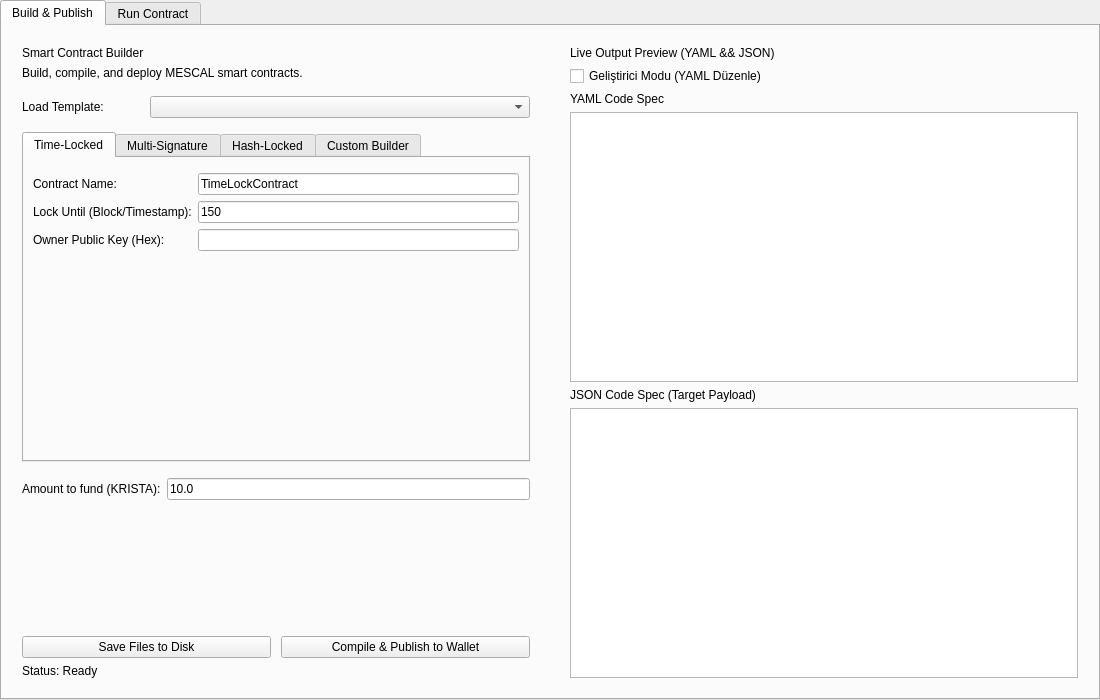
<?xml version="1.0" encoding="UTF-8"?>
<ui version="4.0">
 <class>SmartContractWidget</class>
 <widget class="QWidget" name="SmartContractWidget">
  <property name="geometry">
   <rect>
    <x>0</x>
    <y>0</y>
    <width>1100</width>
    <height>700</height>
   </rect>
  </property>
  <property name="windowTitle">
   <string>Smart Contract</string>
  </property>
  <layout class="QVBoxLayout" name="verticalLayout_Root">
   <property name="spacing">
    <number>0</number>
   </property>
   <property name="leftMargin">
    <number>0</number>
   </property>
   <property name="topMargin">
    <number>0</number>
   </property>
   <property name="rightMargin">
    <number>0</number>
   </property>
   <property name="bottomMargin">
    <number>0</number>
   </property>
   <item>
    <!-- Top-level mode switcher tabs -->
    <widget class="QTabWidget" name="tabWidgetMode">
     <property name="tabPosition">
      <enum>QTabWidget::North</enum>
     </property>
     <property name="currentIndex">
      <number>0</number>
     </property>

     <!-- ═══════════════════════════════════════
          TAB 1 : BUILD & PUBLISH
          ═══════════════════════════════════════ -->
     <widget class="QWidget" name="tabBuild">
      <attribute name="title">
       <string>Build &amp;&amp; Publish</string>
      </attribute>
      <layout class="QHBoxLayout" name="horizontalLayout_Build">
       <property name="spacing">
        <number>0</number>
       </property>
       <property name="leftMargin">
        <number>0</number>
       </property>
       <property name="topMargin">
        <number>0</number>
       </property>
       <property name="rightMargin">
        <number>0</number>
       </property>
       <property name="bottomMargin">
        <number>0</number>
       </property>

       <!-- LEFT: builder form -->
       <item>
        <widget class="QFrame" name="left">
         <layout class="QVBoxLayout" name="verticalLayout_Left">
          <property name="leftMargin">
           <number>20</number>
          </property>
          <property name="topMargin">
           <number>20</number>
          </property>
          <property name="rightMargin">
           <number>20</number>
          </property>
          <property name="bottomMargin">
           <number>20</number>
          </property>

          <item>
           <widget class="QLabel" name="labelTitle">
            <property name="textFormat">
             <enum>Qt::PlainText</enum>
            </property>
            <property name="text">
             <string>Smart Contract Builder</string>
            </property>
           </widget>
          </item>

          <item>
           <widget class="QLabel" name="labelSubtitle1">
            <property name="text">
             <string>Build, compile, and deploy MESCAL smart contracts.</string>
            </property>
           </widget>
          </item>

          <item>
           <spacer name="verticalSpacer_1">
            <property name="orientation">
             <enum>Qt::Vertical</enum>
            </property>
            <property name="sizeType">
             <enum>QSizePolicy::Fixed</enum>
            </property>
            <property name="sizeHint" stdset="0">
             <size>
              <width>20</width>
              <height>10</height>
             </size>
            </property>
           </spacer>
          </item>

          <!-- Template Selector -->
          <item>
           <layout class="QHBoxLayout" name="horizontalLayout_Templates">
            <property name="spacing">
             <number>8</number>
            </property>
            <item>
             <widget class="QLabel" name="lblSelectTemplate">
              <property name="text">
               <string>Load Template:</string>
              </property>
              <property name="minimumSize">
               <size>
                <width>120</width>
                <height>0</height>
               </size>
              </property>
             </widget>
            </item>
            <item>
             <widget class="QComboBox" name="comboTemplates">
              <property name="sizePolicy">
               <sizepolicy hsizetype="Expanding" vsizetype="Fixed">
                <horstretch>1</horstretch>
                <verstretch>0</verstretch>
               </sizepolicy>
              </property>
              <property name="toolTip">
               <string>Select a pre-built MESCAL smart contract template to learn or modify</string>
              </property>
             </widget>
            </item>
           </layout>
          </item>

          <item>
           <spacer name="verticalSpacer_template">
            <property name="orientation">
             <enum>Qt::Vertical</enum>
            </property>
            <property name="sizeType">
             <enum>QSizePolicy::Fixed</enum>
            </property>
            <property name="sizeHint" stdset="0">
             <size>
              <width>20</width>
              <height>8</height>
             </size>
            </property>
           </spacer>
          </item>

          <!-- Contract type tabs -->
          <item>
           <widget class="QTabWidget" name="tabWidget">
            <property name="currentIndex">
             <number>0</number>
            </property>

            <!-- Time-Locked -->
            <widget class="QWidget" name="tabTimeLock">
             <attribute name="title">
              <string>Time-Locked</string>
             </attribute>
             <layout class="QFormLayout" name="formLayout_TimeLock">
              <property name="leftMargin">
               <number>-1</number>
              </property>
              <property name="topMargin">
               <number>15</number>
              </property>
              <property name="fieldGrowthPolicy">
               <enum>QFormLayout::AllNonFixedFieldsGrow</enum>
              </property>
              <item row="0" column="0">
               <widget class="QLabel" name="lblTLName">
                <property name="text">
                 <string>Contract Name:</string>
                </property>
               </widget>
              </item>
              <item row="0" column="1">
               <widget class="QLineEdit" name="lineEditNameTimeLock">
                <property name="text">
                 <string>TimeLockContract</string>
                </property>
               </widget>
              </item>
              <item row="1" column="0">
               <widget class="QLabel" name="lblTLExpiry">
                <property name="text">
                 <string>Lock Until (Block/Timestamp):</string>
                </property>
               </widget>
              </item>
              <item row="1" column="1">
               <widget class="QLineEdit" name="lineEditExpiryTimeLock">
                <property name="text">
                 <string>150</string>
                </property>
               </widget>
              </item>
              <item row="2" column="0">
               <widget class="QLabel" name="lblTLPubkey">
                <property name="text">
                 <string>Owner Public Key (Hex):</string>
                </property>
               </widget>
              </item>
              <item row="2" column="1">
               <widget class="QLineEdit" name="lineEditPubkeyTimeLock"/>
              </item>
             </layout>
            </widget>

            <!-- Multi-Signature -->
            <widget class="QWidget" name="tabMultiSig">
             <attribute name="title">
              <string>Multi-Signature</string>
             </attribute>
             <layout class="QFormLayout" name="formLayout_MultiSig">
              <property name="leftMargin">
               <number>-1</number>
              </property>
              <property name="topMargin">
               <number>15</number>
              </property>
              <item row="0" column="0">
               <widget class="QLabel" name="lblMSName">
                <property name="text">
                 <string>Contract Name:</string>
                </property>
               </widget>
              </item>
              <item row="0" column="1">
               <widget class="QLineEdit" name="lineEditNameMultiSig">
                <property name="text">
                 <string>MultiSigContract</string>
                </property>
               </widget>
              </item>
              <item row="1" column="0">
               <widget class="QLabel" name="lblMSN">
                <property name="text">
                 <string>Total Keys (n):</string>
                </property>
               </widget>
              </item>
              <item row="1" column="1">
               <widget class="QLineEdit" name="lineEditNMultiSig">
                <property name="text">
                 <string>3</string>
                </property>
               </widget>
              </item>
              <item row="2" column="0">
               <widget class="QLabel" name="lblMSM">
                <property name="text">
                 <string>Required Signatures (m):</string>
                </property>
               </widget>
              </item>
              <item row="2" column="1">
               <widget class="QLineEdit" name="lineEditMMultiSig">
                <property name="text">
                 <string>2</string>
                </property>
               </widget>
              </item>
              <item row="3" column="0">
               <widget class="QLabel" name="lblMSKeys">
                <property name="text">
                 <string>Public Keys (one per line):</string>
                </property>
               </widget>
              </item>
              <item row="3" column="1">
               <widget class="QPlainTextEdit" name="plainTextEditKeysMultiSig"/>
              </item>
             </layout>
            </widget>

            <!-- Hash-Locked -->
            <widget class="QWidget" name="tabHashLock">
             <attribute name="title">
              <string>Hash-Locked</string>
             </attribute>
             <layout class="QFormLayout" name="formLayout_HashLock">
              <property name="leftMargin">
               <number>-1</number>
              </property>
              <property name="topMargin">
               <number>15</number>
              </property>
              <item row="0" column="0">
               <widget class="QLabel" name="lblHLName">
                <property name="text">
                 <string>Contract Name:</string>
                </property>
               </widget>
              </item>
              <item row="0" column="1">
               <widget class="QLineEdit" name="lineEditNameHashLock">
                <property name="text">
                 <string>HashLockContract</string>
                </property>
               </widget>
              </item>
              <item row="1" column="0">
               <widget class="QLabel" name="lblHLHash">
                <property name="text">
                 <string>Hash160 of Preimage (Hex):</string>
                </property>
               </widget>
              </item>
              <item row="1" column="1">
               <widget class="QLineEdit" name="lineEditHashHashLock"/>
              </item>
              <item row="2" column="0">
               <widget class="QLabel" name="lblHLPubkey">
                <property name="text">
                 <string>Recipient Pubkey (Hex):</string>
                </property>
               </widget>
              </item>
              <item row="2" column="1">
               <widget class="QLineEdit" name="lineEditPubkeyHashLock"/>
              </item>
             </layout>
            </widget>

            <!-- Custom / Gelişmiş Tasarımcı -->
            <widget class="QWidget" name="tabCustom">
             <attribute name="title">
              <string>Custom Builder</string>
             </attribute>
             <layout class="QVBoxLayout" name="verticalLayout_Custom">
              <property name="spacing">
               <number>8</number>
              </property>
              <property name="topMargin">
               <number>15</number>
              </property>
              <property name="leftMargin">
               <number>0</number>
              </property>
              <property name="rightMargin">
               <number>0</number>
              </property>
              <property name="bottomMargin">
               <number>0</number>
              </property>
              <item>
               <widget class="QTreeWidget" name="treeCustomActions">
                <property name="columnCount">
                 <number>2</number>
                </property>
                <column>
                 <property name="text">
                  <string>Step / Role</string>
                 </property>
                </column>
                <column>
                 <property name="text">
                  <string>Details</string>
                 </property>
                </column>
               </widget>
              </item>
              <item>
               <layout class="QHBoxLayout" name="horizontalLayout_CustomButtons">
                <property name="spacing">
                 <number>6</number>
                </property>
                <item>
                 <widget class="QPushButton" name="btnAddAction">
                  <property name="text">
                   <string>+ Add Step</string>
                  </property>
                 </widget>
                </item>
                <item>
                 <widget class="QPushButton" name="btnRemoveAction">
                  <property name="text">
                   <string>- Remove</string>
                  </property>
                 </widget>
                </item>
                <item>
                 <widget class="QPushButton" name="btnMoveActionUp">
                  <property name="text">
                   <string>↑ Up</string>
                  </property>
                 </widget>
                </item>
                <item>
                 <widget class="QPushButton" name="btnMoveActionDown">
                  <property name="text">
                   <string>↓ Down</string>
                  </property>
                 </widget>
                </item>
               </layout>
              </item>
              <item>
               <widget class="QPushButton" name="btnOpenVisualDesigner">
                <property name="text">
                 <string>Open Visual Designer</string>
                </property>
               </widget>
              </item>
             </layout>
            </widget>

           </widget>
          </item>

          <!-- Amount -->
          <item>
           <spacer name="verticalSpacer_2">
            <property name="orientation">
             <enum>Qt::Vertical</enum>
            </property>
            <property name="sizeType">
             <enum>QSizePolicy::Fixed</enum>
            </property>
            <property name="sizeHint" stdset="0">
             <size>
              <width>20</width>
              <height>10</height>
             </size>
            </property>
           </spacer>
          </item>

          <item>
           <layout class="QHBoxLayout" name="horizontalLayout_Amount">
            <item>
             <widget class="QLabel" name="labelAmount">
              <property name="text">
               <string>Amount to fund (KRISTA):</string>
              </property>
             </widget>
            </item>
            <item>
             <widget class="QLineEdit" name="lineEditAmount">
              <property name="text">
               <string>10.0</string>
              </property>
             </widget>
            </item>
           </layout>
          </item>

          <item>
           <spacer name="verticalSpacer_3">
            <property name="orientation">
             <enum>Qt::Vertical</enum>
            </property>
            <property name="sizeHint" stdset="0">
             <size>
              <width>20</width>
              <height>40</height>
             </size>
            </property>
           </spacer>
          </item>

          <!-- Action buttons -->
          <item>
           <layout class="QHBoxLayout" name="horizontalLayout_Actions">
            <property name="spacing">
             <number>10</number>
            </property>
            <item>
             <widget class="QPushButton" name="btnSave">
              <property name="text">
               <string>Save Files to Disk</string>
              </property>
             </widget>
            </item>
            <item>
             <widget class="QPushButton" name="btnPublish">
              <property name="text">
               <string>Compile &amp;&amp; Publish to Wallet</string>
              </property>
             </widget>
            </item>
           </layout>
          </item>

          <item>
           <widget class="QLabel" name="labelStatus">
            <property name="text">
             <string>Status: Ready</string>
            </property>
            <property name="wordWrap">
             <bool>true</bool>
            </property>
           </widget>
          </item>

         </layout>
        </widget>
       </item>

       <!-- RIGHT: YAML / JSON preview -->
       <item>
        <widget class="QFrame" name="right">
         <layout class="QVBoxLayout" name="verticalLayout_Right">
          <property name="leftMargin">
           <number>20</number>
          </property>
          <property name="topMargin">
           <number>20</number>
          </property>
          <property name="rightMargin">
           <number>20</number>
          </property>
          <property name="bottomMargin">
           <number>20</number>
          </property>
          <item>
           <widget class="QLabel" name="labelTitleRight">
            <property name="text">
             <string>Live Output Preview (YAML &amp;&amp; JSON)</string>
            </property>
           </widget>
          </item>
          <item>
           <widget class="QCheckBox" name="cbDeveloperMode">
            <property name="text">
             <string>Geliştirici Modu (YAML Düzenle)</string>
            </property>
           </widget>
          </item>
          <item>
           <widget class="QLabel" name="lblYAML">
            <property name="text">
             <string>YAML Code Spec</string>
            </property>
           </widget>
          </item>
          <item>
           <widget class="QTextEdit" name="textEditYAML">
            <property name="readOnly">
             <bool>true</bool>
            </property>
           </widget>
          </item>
          <item>
           <widget class="QLabel" name="lblJSON">
            <property name="text">
             <string>JSON Code Spec (Target Payload)</string>
            </property>
           </widget>
          </item>
          <item>
           <widget class="QTextEdit" name="textEditJSON">
            <property name="readOnly">
             <bool>true</bool>
            </property>
           </widget>
          </item>
         </layout>
        </widget>
       </item>

      </layout>
     </widget>
     <!-- end tabBuild -->

     <!-- ═══════════════════════════════════════
          TAB 2 : RUN CONTRACT
          ═══════════════════════════════════════ -->
     <widget class="QWidget" name="tabRun">
      <attribute name="title">
       <string>Run Contract</string>
      </attribute>
      <layout class="QHBoxLayout" name="horizontalLayout_Run">
       <property name="spacing">
        <number>0</number>
       </property>
       <property name="leftMargin">
        <number>0</number>
       </property>
       <property name="topMargin">
        <number>0</number>
       </property>
       <property name="rightMargin">
        <number>0</number>
       </property>
       <property name="bottomMargin">
        <number>0</number>
       </property>

       <!-- LEFT: selector + unlock params + run -->
       <item>
        <widget class="QFrame" name="runLeft">
         <layout class="QVBoxLayout" name="verticalLayout_RunLeft">
          <property name="leftMargin">
           <number>20</number>
          </property>
          <property name="topMargin">
           <number>20</number>
          </property>
          <property name="rightMargin">
           <number>20</number>
          </property>
          <property name="bottomMargin">
           <number>20</number>
          </property>

          <item>
           <widget class="QLabel" name="labelRunTitle">
            <property name="text">
             <string>Run Contract</string>
            </property>
           </widget>
          </item>

          <item>
           <widget class="QLabel" name="labelRunSubtitle">
            <property name="text">
             <string>Select an unspent contract UTXO from your wallet and provide the unlock parameters to spend it.</string>
            </property>
            <property name="wordWrap">
             <bool>true</bool>
            </property>
           </widget>
          </item>

          <item>
           <spacer name="verticalSpacer_Run1">
            <property name="orientation">
             <enum>Qt::Vertical</enum>
            </property>
            <property name="sizeType">
             <enum>QSizePolicy::Fixed</enum>
            </property>
            <property name="sizeHint" stdset="0">
             <size>
              <width>20</width>
              <height>12</height>
             </size>
            </property>
           </spacer>
          </item>

          <!-- Contract selector row -->
          <item>
           <layout class="QHBoxLayout" name="horizontalLayout_ContractSelect">
            <property name="spacing">
             <number>8</number>
            </property>
            <item>
             <widget class="QLabel" name="lblSelectContract">
              <property name="text">
               <string>Select Contract:</string>
              </property>
              <property name="minimumSize">
               <size>
                <width>120</width>
                <height>0</height>
               </size>
              </property>
             </widget>
            </item>
            <item>
             <widget class="QComboBox" name="comboContracts">
              <property name="sizePolicy">
               <sizepolicy hsizetype="Expanding" vsizetype="Fixed">
                <horstretch>1</horstretch>
                <verstretch>0</verstretch>
               </sizepolicy>
              </property>
              <property name="toolTip">
               <string>Unspent contract UTXOs found in your wallet</string>
              </property>
             </widget>
            </item>
            <item>
             <widget class="QPushButton" name="btnRefreshContracts">
              <property name="text">
               <string>Refresh</string>
              </property>
              <property name="toolTip">
               <string>Scan wallet for unspent contract UTXOs</string>
              </property>
              <property name="maximumSize">
               <size>
                <width>80</width>
                <height>16777215</height>
               </size>
              </property>
             </widget>
            </item>
           </layout>
          </item>

          <!-- Recipient address row -->
          <item>
           <spacer name="verticalSpacer_Run2">
            <property name="orientation">
             <enum>Qt::Vertical</enum>
            </property>
            <property name="sizeType">
             <enum>QSizePolicy::Fixed</enum>
            </property>
            <property name="sizeHint" stdset="0">
             <size>
              <width>20</width>
              <height>10</height>
             </size>
            </property>
           </spacer>
          </item>

          <item>
           <layout class="QHBoxLayout" name="horizontalLayout_RecipAddr">
            <property name="spacing">
             <number>8</number>
            </property>
            <item>
             <widget class="QLabel" name="lblRecipAddr">
              <property name="text">
               <string>Send Funds To:</string>
              </property>
              <property name="minimumSize">
               <size>
                <width>120</width>
                <height>0</height>
               </size>
              </property>
             </widget>
            </item>
            <item>
             <widget class="QLineEdit" name="lineEditRecipAddr">
              <property name="placeholderText">
               <string>Recipient KRISTA address</string>
              </property>
             </widget>
            </item>
           </layout>
          </item>

          <!-- Separator label: Unlock Parameters -->
          <item>
           <spacer name="verticalSpacer_Run3">
            <property name="orientation">
             <enum>Qt::Vertical</enum>
            </property>
            <property name="sizeType">
             <enum>QSizePolicy::Fixed</enum>
            </property>
            <property name="sizeHint" stdset="0">
             <size>
              <width>20</width>
              <height>14</height>
             </size>
            </property>
           </spacer>
          </item>

          <item>
           <widget class="QLabel" name="lblUnlockParams">
            <property name="text">
             <string>Unlock Parameters</string>
            </property>
           </widget>
          </item>

          <item>
           <widget class="QLabel" name="lblAutoSignStatus">
            <property name="text">
             <string></string>
            </property>
            <property name="wordWrap">
             <bool>true</bool>
            </property>
           </widget>
          </item>

          <!-- Unlock param 1: signature / preimage -->
          <item>
           <layout class="QHBoxLayout" name="horizontalLayout_Param1">
            <property name="spacing">
             <number>8</number>
            </property>
            <item>
             <widget class="QLabel" name="lblParam1">
              <property name="text">
               <string>Signature (hex):</string>
              </property>
              <property name="minimumSize">
               <size>
                <width>120</width>
                <height>0</height>
               </size>
              </property>
             </widget>
            </item>
            <item>
             <widget class="QLineEdit" name="lineEditParam1">
              <property name="placeholderText">
               <string>DER-encoded signature or preimage (hex)</string>
              </property>
             </widget>
            </item>
           </layout>
          </item>

          <!-- Unlock param 2: pubkey -->
          <item>
           <layout class="QHBoxLayout" name="horizontalLayout_Param2">
            <property name="spacing">
             <number>8</number>
            </property>
            <item>
             <widget class="QLabel" name="lblParam2">
              <property name="text">
               <string>Public Key (hex):</string>
              </property>
              <property name="minimumSize">
               <size>
                <width>120</width>
                <height>0</height>
               </size>
              </property>
             </widget>
            </item>
            <item>
             <widget class="QLineEdit" name="lineEditParam2">
              <property name="placeholderText">
               <string>Compressed public key (hex, for sig-check contracts)</string>
              </property>
             </widget>
            </item>
           </layout>
          </item>

          <!-- Extra signatures for multisig -->
          <item>
           <layout class="QHBoxLayout" name="horizontalLayout_Param3">
            <property name="spacing">
             <number>8</number>
            </property>
            <item>
             <widget class="QLabel" name="lblParam3">
              <property name="text">
               <string>Extra Sigs (one per line):</string>
              </property>
              <property name="minimumSize">
               <size>
                <width>120</width>
                <height>0</height>
               </size>
              </property>
             </widget>
            </item>
            <item>
             <widget class="QPlainTextEdit" name="plainTextExtraSigs">
              <property name="maximumSize">
               <size>
                <width>16777215</width>
                <height>70</height>
               </size>
              </property>
              <property name="placeholderText">
               <string>Additional DER signatures for multi-sig (one hex per line)</string>
              </property>
             </widget>
            </item>
           </layout>
          </item>

          <item>
           <spacer name="verticalSpacer_Run4">
            <property name="orientation">
             <enum>Qt::Vertical</enum>
            </property>
            <property name="sizeHint" stdset="0">
             <size>
              <width>20</width>
              <height>40</height>
             </size>
            </property>
           </spacer>
          </item>

          <!-- Run button + status -->
          <item>
           <widget class="QPushButton" name="btnRunContract">
            <property name="text">
             <string>Run Contract (Spend UTXO)</string>
            </property>
           </widget>
          </item>

          <item>
           <widget class="QLabel" name="labelRunStatus">
            <property name="text">
             <string>Status: Select a contract to begin.</string>
            </property>
            <property name="wordWrap">
             <bool>true</bool>
            </property>
           </widget>
          </item>

         </layout>
        </widget>
       </item>

       <!-- RIGHT: decompiled contract info -->
       <item>
        <widget class="QFrame" name="runRight">
         <layout class="QVBoxLayout" name="verticalLayout_RunRight">
          <property name="leftMargin">
           <number>20</number>
          </property>
          <property name="topMargin">
           <number>20</number>
          </property>
          <property name="rightMargin">
           <number>20</number>
          </property>
          <property name="bottomMargin">
           <number>20</number>
          </property>

          <item>
           <widget class="QLabel" name="labelRunRightTitle">
            <property name="text">
             <string>Contract Details</string>
            </property>
           </widget>
          </item>

          <!-- UTXO info strip -->
          <item>
           <widget class="QFrame" name="frameUtxoInfo">
            <property name="frameShape">
             <enum>QFrame::StyledPanel</enum>
            </property>
            <layout class="QFormLayout" name="formLayoutUtxo">
             <property name="leftMargin">
              <number>10</number>
             </property>
             <property name="topMargin">
              <number>8</number>
             </property>
             <property name="rightMargin">
              <number>10</number>
             </property>
             <property name="bottomMargin">
              <number>8</number>
             </property>
             <item row="0" column="0">
              <widget class="QLabel" name="lblUtxoTxId">
               <property name="text">
                <string>TxID:</string>
               </property>
              </widget>
             </item>
             <item row="0" column="1">
              <widget class="QLabel" name="labelUtxoTxId">
               <property name="text">
                <string>—</string>
               </property>
               <property name="textInteractionFlags">
                <set>Qt::TextSelectableByMouse</set>
               </property>
             </widget>
             </item>
             <item row="1" column="0">
              <widget class="QLabel" name="lblUtxoVout">
               <property name="text">
                <string>Output Index:</string>
               </property>
              </widget>
             </item>
             <item row="1" column="1">
              <widget class="QLabel" name="labelUtxoVout">
               <property name="text">
                <string>—</string>
               </property>
              </widget>
             </item>
             <item row="2" column="0">
              <widget class="QLabel" name="lblUtxoAmount">
               <property name="text">
                <string>Locked Amount:</string>
               </property>
              </widget>
             </item>
             <item row="2" column="1">
              <widget class="QLabel" name="labelUtxoAmount">
               <property name="text">
                <string>—</string>
               </property>
              </widget>
             </item>
             <item row="3" column="0">
              <widget class="QLabel" name="lblUtxoConfs">
               <property name="text">
                <string>Confirmations:</string>
               </property>
              </widget>
             </item>
             <item row="3" column="1">
              <widget class="QLabel" name="labelUtxoConfs">
               <property name="text">
                <string>—</string>
               </property>
              </widget>
             </item>
            </layout>
           </widget>
          </item>

          <!-- Decompiled JSON -->
          <item>
           <widget class="QLabel" name="lblDecompiledTitle">
            <property name="text">
             <string>Decompiled Contract Spec (JSON)</string>
            </property>
           </widget>
          </item>
          <item>
           <widget class="QTextEdit" name="textEditDecompiled">
            <property name="readOnly">
             <bool>true</bool>
            </property>
            <property name="placeholderText">
             <string>Select a contract above to see its decoded structure here.</string>
            </property>
           </widget>
          </item>

          <!-- Raw scriptPubKey hex -->
          <item>
           <widget class="QLabel" name="lblRawScript">
            <property name="text">
             <string>Raw scriptPubKey (hex)</string>
            </property>
           </widget>
          </item>
          <item>
           <widget class="QLineEdit" name="lineEditRawScript">
            <property name="readOnly">
             <bool>true</bool>
            </property>
            <property name="placeholderText">
             <string>—</string>
            </property>
           </widget>
          </item>

         </layout>
        </widget>
       </item>

      </layout>
     </widget>
     <!-- end tabRun -->

    </widget>
    <!-- end tabWidgetMode -->
   </item>
  </layout>
 </widget>
 <resources/>
 <connections/>
</ui>
